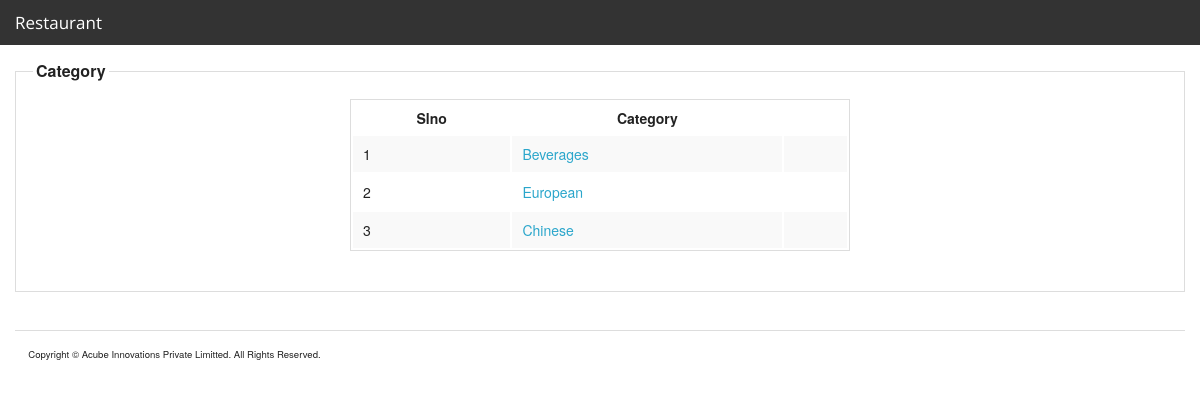
Screenshot of /admin/item_categories.php (signed in) with the database file from the repository.
### tables this page shows
CREATE TABLE IF NOT EXISTS `item_categories` (
  `id` int(11) NOT NULL AUTO_INCREMENT,
  `name` varchar(255) NOT NULL,
  `status_id` int(11) NOT NULL,
  `parent_id` int(11) DEFAULT NULL COMMENT 'Category may have valid parent category',
  PRIMARY KEY (`id`)
);

### include/class/class_page/class_page.php (called while the page is built, shortened)
<?php
class Page {
	var $connection_list = array();
	var $conf_list = array();
	var $menuconf_list = array();
	var $class_list = array();
	var $function_list = array();
	var $root_path='./';
	var $module_path='modules/';
	var $module = "" ;
	var $style='';
	var $script='';
	var $print_page='';
	function display(){
		$debug_output .= ob_get_contents();
		if(count($this->conf_list) > 0){
			foreach ($this->conf_list as $conf_file){
				$debug_output .= ob_get_contents();
			}
		}
		if(count($this->connection_list) > 0){
			foreach ($this->connection_list as $connection_file){
				$debug_output .= ob_get_contents();
			}
		}
		if(count($this->menuconf_list) > 0){
			foreach ($this->menuconf_list as $menuconf_file){
				$debug_output .= ob_get_contents();
			}
		}
		if(count($this->function_list) > 0){
			foreach ($this->function_list as $function_file){
				$debug_output .= ob_get_contents();
			}
		}
		if(trim($this->module) != ""){
			$debug_output .= ob_get_contents();
		}
		if(count($this->class_list) > 0){
			foreach ($this->class_list as $class_file){
				$debug_output .= ob_get_contents();
				$debug_output .= ob_get_contents();
			}
		}
		if(trim($this->module) != ""){
			$filename = $this->root_path.$this->module_path.$this->module."/style.css";
			if (file_exists( $filename)) {
				$this->style.='<link rel="stylesheet" type="text/css" href="'.$filename.'">';
			}else{
				$debug_output .= 'File :: '.$filename ." not exists <br/>";
			}
			$filename = $this->root_path.$this->module_path.$this->module."/script.js";
			if (file_exists($filename)) {
				$this->script.='<script src="'.$filename.'" language="JavaScript" type="text/JavaScript"></script>';
			}else{
				$debug_output .= 'File :: '.$filename ." not exists. <br/>";
			}
		}
		if(trim($this->module) != ""){
			$filename = $this->root_path.$this->module_path.$this->module."/functions.php";
			if (file_exists($filename)) {
				ob_start();
				include($filename);
				$this->print_page .= ob_get_contents();
				ob_end_clean();
			}else{
				$debug_output .= ob_get_contents();
			}
			$filename = $this->root_path.$this->module_path.$this->module."/code.php";
			if (file_exists($filename)) {
				include($filename);
				$this->print_page .= ob_get_contents();
			}else{
				ob_start();
				echo 'File :: '.$filename ." not exists. <br/>";
				$debug_output .= ob_get_contents();
				ob_end_clean();
			}
			$filename = $this->root_path.$this->module_path.$this->module."/style.php";
			if (file_exists($filename)) {
				ob_start();
				include($filename);
				$this->style.='<style>';
				$this->style .= ob_get_contents();
				$this->style.='</style>';
				ob_end_clean();
			}else{
				$debug_output .='File :: '.$filename ." not exists. <br/>";
			}
						$filename = $this->root_path.$this->module_path.$this->module."/script.php";
			if (file_exists($filename)) {
				ob_start();
				include($filename);
				$this->script.='<script language="JavaScript" type="text/JavaScript">';
				$this->script .= ob_get_contents();
				$this->script.='</script>';
				ob_end_clean();
			}else{
				$debug_output .='File :: '.$filename ." not exists. <br/>";
			}
			$filename = $this->root_path.$this->module_path.$this->module."/view.php";
			if (file_exists($filename)) {
				include($filename);
				$this->print_page .= ob_get_contents();
			}else{
				ob_start();
				echo 'File :: '.$filename ." not exists. <br/>";
				$debug_output .= ob_get_contents();
				ob_end_clean();
			}
		}
	}
}
?>

### modules/item_category/list/code.php (called while the page is built, shortened)
<?php
$itemcategory = new Itemcategory($myconnection);
$itemcategory->connection=$myconnection;
$get_detl=$itemcategory->get_list_array();
if($get_detl!=false){
	$count=count($get_detl);
}
?>

### include/class/class_itemcategory/class_itemcategory.php (called while the page is built, shortened)
<?php
class ItemCategory{
	var $connection;
function get_list_array()
	{
        	$item_category = array();$i=0;
			$strSQL = "SELECT  id,name,status_id,parent_id FROM item_categories";
			$rsRES = mysql_query($strSQL,$this->connection) or die(mysql_error(). $strSQL );
			if ( mysql_num_rows($rsRES) > 0 )
				 {
					while ( list ($id,$name,$status_id,$parent_id) = mysql_fetch_row($rsRES) ){
						$item_category[$i]["id"] =  $id;
						$item_category[$i]["name"] = $name;
						$item_category[$i]["status_id"] = $status_id;
						$item_category[$i]["parent_id"] = $parent_id;
						$i++;
           		 		}
            		return $item_category;
       			}else{
					$this->error_number = 4;
					$this->error_description="Can't list item";
					return false;
    				}
		}
}

### modules/item_category/list/view.php (the view, shortened to what this page needs)
<!DOCTYPE html PUBLIC "-//W3C//DTD XHTML 1.0 Transitional//EN" "http://www.w3.org/TR/xhtml1/DTD/xhtml1-transitional.dtd">
<html xmlns="http://www.w3.org/1999/xhtml">
<head>
</head>
<body>
<form id="form2" name="form2" method="post" action="">
  <fieldset>
    <legend> Category</legend>
  <table width="500" height="68" align="center">
    <tr>
        <th>Slno</th>
        <th>Category</th>
    </tr>
     <?php
      	if($get_detl==false)
	       {
	      ?>
    <tr>
      <td colspan="7" >No records found </td>
    </tr>
       <?php } else {
		    $i=0;
			  while($i<$count){
		     ?>
     <tr>
      <td><?php echo $get_detl[$i]['id']?></td>
      <td><a href="item_category.php?id=<?php echo $get_detl[$i]['id']?>"><?php echo $get_detl[$i]['name']?></a></td>
      <td><?php if(isset($array_category[$get_detl[$i]['parent_id']])){echo $array_category[$get_detl[$i]['parent_id']];}?></td>
    </tr>
     <?php
		  $i++;
		  }
		   } ?>
    </table>
    </form>
   </body>
   </html>

### rows the page displays
item_categories: id "1", name "Beverages"
item_categories: id "2", name "European"
item_categories: id "3", name "Chinese"
